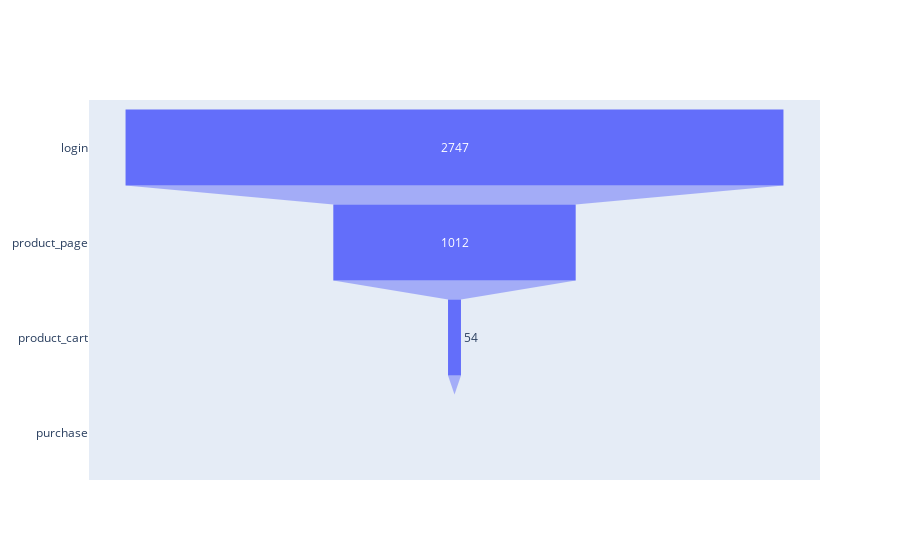

Notebook code cell kept with this figure:
### Code cell
# Graficamos embudo de secuencia de eventos grupo de control A

events_A = ["login", "product_page", "product_cart", "purchase"]
n_events_A = [n_loginA, n_product_pageA, n_product_cartA, n_purchaseA]

fig_A = go.Figure(go.Funnel(y=events_A, x=n_events_A))
fig_A.show()

### Figure 1 — Plotly figure (JSON) as saved in the notebook; plotly's stock layout.template omitted (floating-point values rounded to 4 significant figures)
{"data": [{"type": "funnel", "x": [2747, 1012, 54, 0], "y": ["login", "product_page", "product_cart", "purchase"]}], "layout": {}}
